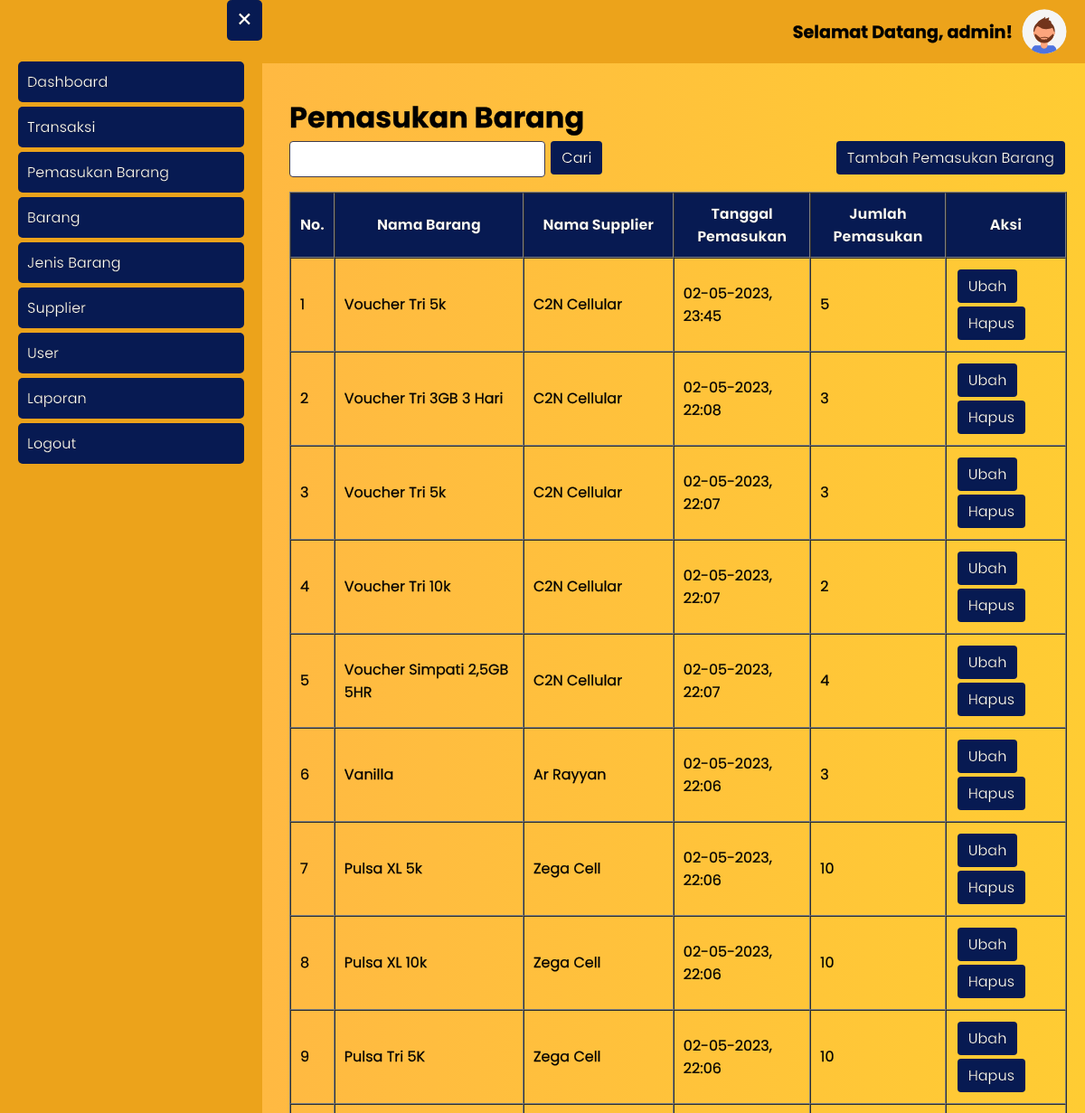
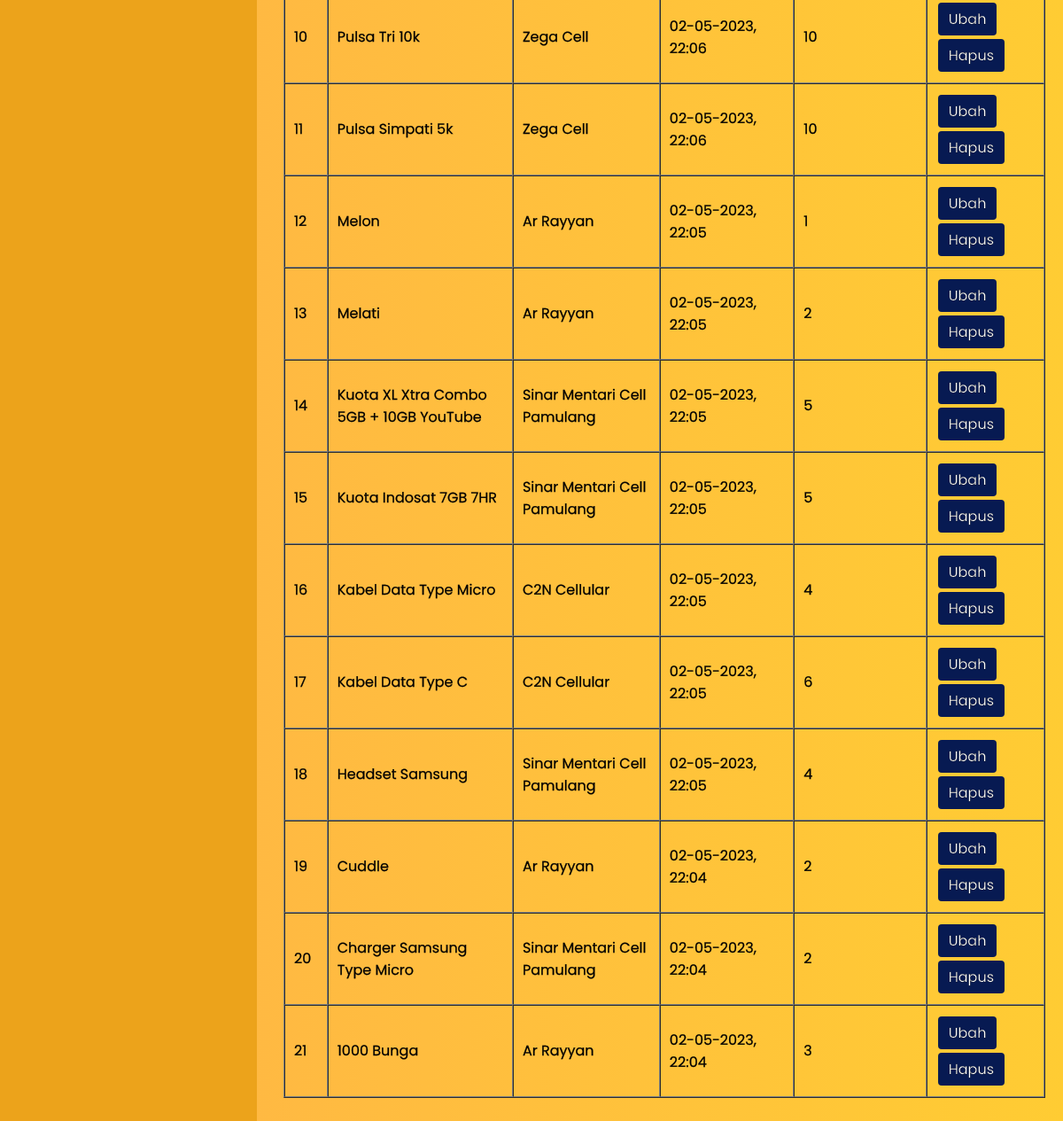
Screenshot of /pemasukan_barang/pemasukan_barang.php (signed in) with the database file from the repository (2 pictures, top to bottom).
### tables this page shows
CREATE TABLE `user` (
  `id_user` int(11) NOT NULL,
  `username` varchar(20) NOT NULL,
  `password` varchar(300) NOT NULL,
  `hak_akses` enum('administrator','operator') NOT NULL,
  `nama_lengkap` varchar(50) NOT NULL,
  `no_telp_user` varchar(20) NOT NULL
);

CREATE TABLE `pemasukan_barang` (
  `id_pemasukan_barang` int(11) NOT NULL,
  `id_barang` int(11) NOT NULL,
  `id_supplier` int(11) NOT NULL,
  `tanggal_pemasukan` datetime NOT NULL,
  `jumlah_pemasukan` int(11) NOT NULL
);

CREATE TABLE `barang` (
  `id_barang` int(11) NOT NULL,
  `nama_barang` varchar(50) NOT NULL,
  `harga_beli` int(11) NOT NULL,
  `harga_jual` int(11) NOT NULL,
  `stok_barang` int(11) NOT NULL,
  `id_jenis_barang` int(11) NOT NULL
);

CREATE TABLE `supplier` (
  `id_supplier` int(11) NOT NULL,
  `nama_supplier` varchar(50) NOT NULL,
  `alamat_supplier` text NOT NULL,
  `no_telp_supplier` varchar(20) NOT NULL
);

### pemasukan_barang/pemasukan_barang.php (the view, shortened to what this page needs)
<?php
require_once '../koneksi.php';
$pemasukan_barang = mysqli_query($koneksi, "SELECT * FROM pemasukan_barang INNER JOIN barang ON pemasukan_barang.id_barang = barang.id_barang INNER JOIN supplier ON pemasukan_barang.id_supplier = supplier.id_supplier ORDER BY tanggal_pemasukan DESC");
$id_user = htmlspecialchars($_SESSION['id_user']);
$data_profile = mysqli_fetch_assoc(mysqli_query($koneksi, "SELECT * FROM user WHERE id_user = '$id_user'"));
?>
<html>
<head>
	<?php include_once '../include/head.php'; ?>
</head>
<body class="bg-gradient">
    <?php include_once '../include/topbar.php' ?>
	<?php include_once '../include/sidebar.php'; ?>
	<div class="main-content">
		<div class="my">
			<h1>Pemasukan Barang</h1>
			<form method="get" class="inline-block form-cari-input">
				<input type="text" name="cari" value="<?= (isset($_GET['btnCari'])? $cari : ''); ?>">
				<button type="submit" class="btn" name="btnCari">Cari</button>
			</form>
			<a href="<?= BASE_URL; ?>pemasukan_barang/tambah_pemasukan_barang.php" class="btn float-right">Tambah Pemasukan Barang</a>
			<table border="1" cellpadding="10" cellspacing="0">
				<thead class="thead">
					<tr>
						<th>No.</th>
						<th>Nama Barang</th>
						<th>Nama Supplier</th>
						<th>Tanggal Pemasukan</th>
						<th>Jumlah Pemasukan</th>
						<?php if ($data_profile['hak_akses'] == 'administrator'): ?>
							<th>Aksi</th>
						<?php endif ?>
					</tr>
				</thead>
				<tbody>
					<?php $i = 1; ?>
					<?php foreach ($pemasukan_barang as $dpb): ?>
						<tr>
							<td><?= $i++; ?></td>
							<td><?= $dpb['nama_barang']; ?></td>
							<td><?= $dpb['nama_supplier']; ?></td>
							<td><?= date("d-m-Y, H:i", strtotime($dpb['tanggal_pemasukan'])); ?></td>
							<td><?= $dpb['jumlah_pemasukan']; ?></td>
							<?php if ($data_profile['hak_akses'] == 'administrator'): ?>
								<td>
									<a href="ubah_pemasukan_barang.php?id_pemasukan_barang=<?= $dpb['id_pemasukan_barang']; ?>" class="btn">Ubah</a>
									<a onclick="return confirm('Apakah Anda yakin ingin menghapus pemasukan barang <?= $dpb['nama_barang']; ?>?')" href="hapus_pemasukan_barang.php?id_pemasukan_barang=<?= $dpb['id_pemasukan_barang']; ?>" class="btn">Hapus</a>
								</td>
							<?php endif ?>
						</tr>
					<?php endforeach ?>
				</tbody>
			</table>
		</div>
	</div>
</body>
</html>

### include/topbar.php
<button class="open-btn">&#9776;</button>
<div class="topbar">
	<h1>Selamat Datang, <?= $data_profile['username']; ?>!</h1>
	<a href="<?= BASE_URL; ?>user/profile.php">
		<img src="<?= BASE_URL; ?>assets/img/profile_pic.svg" alt="Profile Picture">
	</a>
</div>

### assets/style.css (style rules this page uses)
* { font-family: 'Poppins', sans-serif; -webkit-text-stroke-width: .25px; -webkit-text-stroke-color: black; }
body { margin: 0; padding: 0; }
.bg-gradient { background: rgb(255,179,71); background: linear-gradient(90deg, rgba(255,179,71,1) 0%, rgba(255,204,51,1) 100%); }
.form-cari-input input { color: #495057; background-color: #fff; border: 1px solid #403B4A; border-radius: 0.25rem; padding: 0.55rem 0.75rem; }
.thead { background-color: #071a52; color: white; }
.my { margin: 1rem 0; }
.main-content { margin-left: 300px; padding: 20px; transition: all 0.3s ease-in-out; }
.main-content h1 { padding: 0; margin: 0; }
.open-btn { position: absolute; left: 10px; top: 10px; font-size: 30px; padding: 0 10px; cursor: pointer; border-radius: 5px; background: #071a52; border: none; color: white; }
.topbar { display: flex; justify-content: flex-end; align-items: center; background-color: #eca31b; padding: 10px 20px; }
.topbar img { height: 50px; width: 50px; border-radius: 50%; margin-left: 10px; margin-right: 0; }
.topbar h1 { font-size: 1.2em; margin: 0; }
.btn { margin: 2px; display: inline-block; font-size: 1rem; color: black; text-align: center; border: 1px solid black; padding: 0.375rem 0.75rem; border-radius: 0.25rem; text-decoration: none; cursor: pointer; background: #071a52; border: none; color: white; }
.inline-block { display: inline-block; }
.float-right { float: right; }
table { width: 100%; }

### rows the page displays
user: username "admin"
pemasukan_barang: id_barang.nama_barang "Voucher Tri 5k", id_supplier.nama_supplier "C2N Cellular", tanggal_pemasukan "02-05-2023, 23:45", jumlah_pemasukan "5"
pemasukan_barang: id_barang.nama_barang "Voucher Tri 3GB 3 Hari", id_supplier.nama_supplier "C2N Cellular", tanggal_pemasukan "02-05-2023, 22:08", jumlah_pemasukan "3"
pemasukan_barang: id_barang.nama_barang "Voucher Tri 5k", id_supplier.nama_supplier "C2N Cellular", tanggal_pemasukan "02-05-2023, 22:07", jumlah_pemasukan "3"
pemasukan_barang: id_barang.nama_barang "Voucher Tri 10k", id_supplier.nama_supplier "C2N Cellular", tanggal_pemasukan "02-05-2023, 22:07", jumlah_pemasukan "2"
pemasukan_barang: id_barang.nama_barang "Voucher Simpati 2,5GB 5HR", id_supplier.nama_supplier "C2N Cellular", tanggal_pemasukan "02-05-2023, 22:07", jumlah_pemasukan "4"
pemasukan_barang: id_barang.nama_barang "Vanilla", id_supplier.nama_supplier "Ar Rayyan", tanggal_pemasukan "02-05-2023, 22:06", jumlah_pemasukan "3"
pemasukan_barang: id_barang.nama_barang "Pulsa XL 5k", id_supplier.nama_supplier "Zega Cell", tanggal_pemasukan "02-05-2023, 22:06", jumlah_pemasukan "10"
pemasukan_barang: id_barang.nama_barang "Pulsa XL 10k", id_supplier.nama_supplier "Zega Cell", tanggal_pemasukan "02-05-2023, 22:06", jumlah_pemasukan "10"
pemasukan_barang: id_barang.nama_barang "Pulsa Tri 5K", id_supplier.nama_supplier "Zega Cell", tanggal_pemasukan "02-05-2023, 22:06", jumlah_pemasukan "10"
pemasukan_barang: id_barang.nama_barang "Pulsa Tri 10k", id_supplier.nama_supplier "Zega Cell", tanggal_pemasukan "02-05-2023, 22:06", jumlah_pemasukan "10"
pemasukan_barang: id_barang.nama_barang "Pulsa Simpati 5k", id_supplier.nama_supplier "Zega Cell", tanggal_pemasukan "02-05-2023, 22:06", jumlah_pemasukan "10"
pemasukan_barang: id_barang.nama_barang "Melon", id_supplier.nama_supplier "Ar Rayyan", tanggal_pemasukan "02-05-2023, 22:05", jumlah_pemasukan "1"
pemasukan_barang: id_barang.nama_barang "Melati", id_supplier.nama_supplier "Ar Rayyan", tanggal_pemasukan "02-05-2023, 22:05", jumlah_pemasukan "2"
pemasukan_barang: id_barang.nama_barang "Kuota XL Xtra Combo 5GB + 10GB YouTube", id_supplier.nama_supplier "Sinar Mentari Cell Pamulang", tanggal_pemasukan "02-05-2023, 22:05", jumlah_pemasukan "5"
pemasukan_barang: id_barang.nama_barang "Kuota Indosat 7GB 7HR", id_supplier.nama_supplier "Sinar Mentari Cell Pamulang", tanggal_pemasukan "02-05-2023, 22:05", jumlah_pemasukan "5"
pemasukan_barang: id_barang.nama_barang "Kabel Data Type Micro", id_supplier.nama_supplier "C2N Cellular", tanggal_pemasukan "02-05-2023, 22:05", jumlah_pemasukan "4"
pemasukan_barang: id_barang.nama_barang "Kabel Data Type C", id_supplier.nama_supplier "C2N Cellular", tanggal_pemasukan "02-05-2023, 22:05", jumlah_pemasukan "6"
pemasukan_barang: id_barang.nama_barang "Headset Samsung", id_supplier.nama_supplier "Sinar Mentari Cell Pamulang", tanggal_pemasukan "02-05-2023, 22:05", jumlah_pemasukan "4"
pemasukan_barang: id_barang.nama_barang "Cuddle", id_supplier.nama_supplier "Ar Rayyan", tanggal_pemasukan "02-05-2023, 22:04", jumlah_pemasukan "2"
pemasukan_barang: id_barang.nama_barang "Charger Samsung Type Micro", id_supplier.nama_supplier "Sinar Mentari Cell Pamulang", tanggal_pemasukan "02-05-2023, 22:04", jumlah_pemasukan "2"
pemasukan_barang: id_barang.nama_barang "1000 Bunga", id_supplier.nama_supplier "Ar Rayyan", tanggal_pemasukan "02-05-2023, 22:04", jumlah_pemasukan "3"
